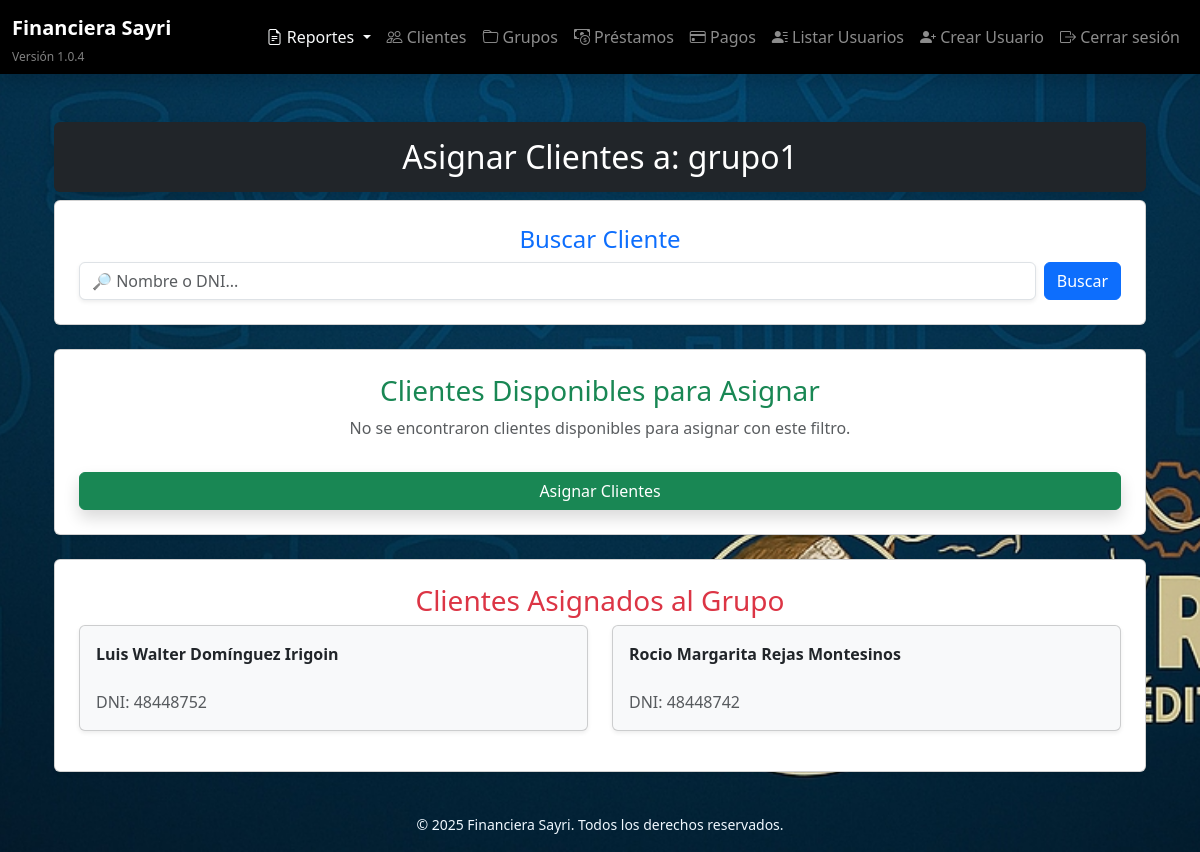
/grupos/1/asignar_clientes (signed in), run on an earlier commit of the app's database.
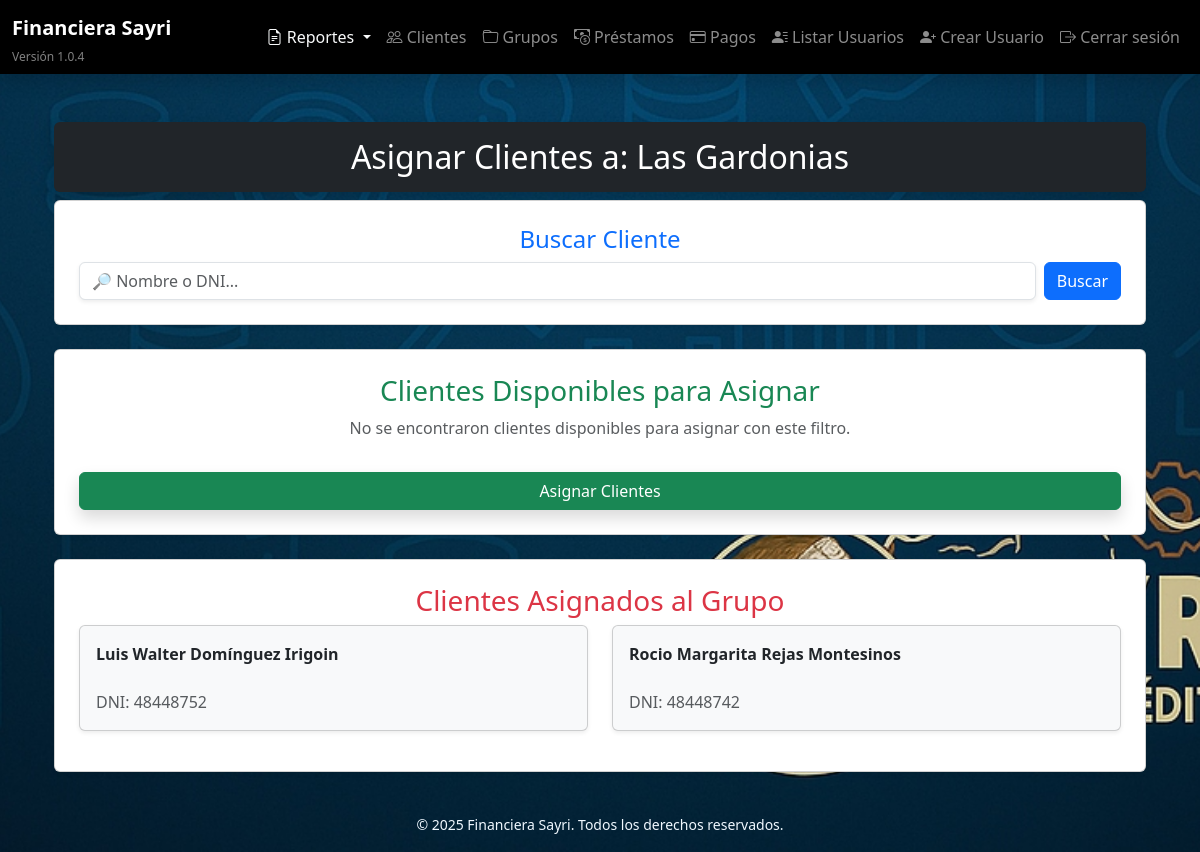
And on a later commit of the database.
### models/grupo.py (models this page shows)
class Grupo(db.Model):
    __tablename__ = 'grupo'
    id = db.Column(db.Integer, primary_key=True)
    nombre = db.Column(db.String(100), nullable=False)
    fecha_creacion = db.Column(db.DateTime, default=datetime.utcnow)
    prestamos_grupales = db.relationship('PrestamoGrupal', backref='grupo', lazy=True)
    clientes = db.relationship('Cliente', backref='grupo', lazy=True)

### routes/grupos.py (the view)
@grupos_bp.route('/<int:grupo_id>/asignar_clientes', methods=['GET', 'POST'])
@login_required
def asignar_clientes(grupo_id):
    grupo = Grupo.query.get_or_404(grupo_id)
    clientes_asignados = Cliente.query.filter_by(grupo_id=grupo_id).all()
    filtro = request.args.get('filtro', '').strip()
    clientes_disponibles = []  # Inicializar la lista de clientes disponibles
    if filtro:
        clientes_disponibles = Cliente.query.filter(
            (Cliente.nombre.ilike(f"%{filtro}%")) | (Cliente.dni.ilike(f"%{filtro}%"))
        ).all()
        clientes_disponibles = [c for c in clientes_disponibles if c.id not in [cli.id for cli in clientes_asignados]]
    if request.method == 'POST':
        for cliente_id in request.form.getlist('clientes'):
            cliente = Cliente.query.get(cliente_id)
            cliente.grupo_id = grupo.id
            db.session.commit()
        return redirect(url_for('grupos.asignar_clientes', grupo_id=grupo.id))
    return render_template(
        'grupos/asignar_clientes.html',
        grupo=grupo,
        clientes_asignados=clientes_asignados,
        clientes_disponibles=clientes_disponibles,
        filtro=filtro
    )

### templates/grupos/asignar_clientes.html (shortened to what this page needs)
{% extends "base.html" %}
{% block content %}
<div class="container py-4">
    <h2 class="text-center text-white bg-dark p-3 rounded shadow">Asignar Clientes a: {{ grupo.nombre }}</h2>
    <div class="card p-4 shadow-sm mb-4">
        <h4 class="text-center text-primary">Buscar Cliente</h4>
        <form method="GET" action="{{ url_for('grupos.asignar_clientes', grupo_id=grupo.id) }}" class="d-flex">
            <input type="text" name="filtro" id="filtroCliente" class="form-control me-2 shadow-sm" value="{{ filtro }}" placeholder="🔎 Nombre o DNI..." autocomplete="off">
            <button type="submit" class="btn btn-primary"> Buscar</button>
        </form>
    </div>
    <div class="card p-4 shadow-sm mb-4">
        <h3 class="text-center text-success">Clientes Disponibles para Asignar</h3>
        <form action="{{ url_for('grupos.asignar_clientes', grupo_id=grupo.id) }}" method="POST">
            <div id="listaClientes">
                {% if clientes_disponibles %}
                    <div class="row">
                        {% for cliente in clientes_disponibles %}
                            <div class="col-md-6">
                                <div class="card shadow-sm p-3 mb-3">
                                    <input type="checkbox" name="clientes" value="{{ cliente.id }}" id="cliente_{{ cliente.id }}">
                                    <label for="cliente_{{ cliente.id }}">
                                        <strong class="text-dark">{{ cliente.nombre }} {{ cliente.apellido }}</strong> <br>
                                        <span class="text-muted">DNI: {{ cliente.dni }}</span> <br>
                                        <span class="badge bg-info">Grupo: {{ cliente.grupo.nombre if cliente.grupo else 'Sin Grupo' }}</span>
                                    </label>
                                </div>
                            </div>
                        {% endfor %}
                    </div>
                {% else %}
                    <p class="text-center text-muted">No se encontraron clientes disponibles para asignar con este filtro.</p>
                {% endif %}
            </div>
            <button type="submit" class="btn btn-success w-100 mt-3 shadow">Asignar Clientes</button>
        </form>
    </div>
    <div class="card p-4 shadow-sm">
        <h3 class="text-center text-danger">Clientes Asignados al Grupo</h3>
        {% if clientes_asignados %}
            <div class="row">
                {% for cliente in clientes_asignados %}
                    <div class="col-md-6">
                        <div class="card p-3 mb-3 shadow-sm bg-light">
                            <strong class="text-dark">{{ cliente.nombre }} {{ cliente.apellido }}</strong> <br>
                            <span class="text-muted">DNI: {{ cliente.dni }}</span>
                        </div>
                    </div>
                {% endfor %}
            </div>
        {% else %}
            <p class="text-center text-muted">No hay clientes asignados a este grupo.</p>
        {% endif %}
    </div>
</div>
{% endblock %}

What changed in the data, as far as the page shows it:
changed Grupo: nombre "grupo1" → "Las Gardonias"
